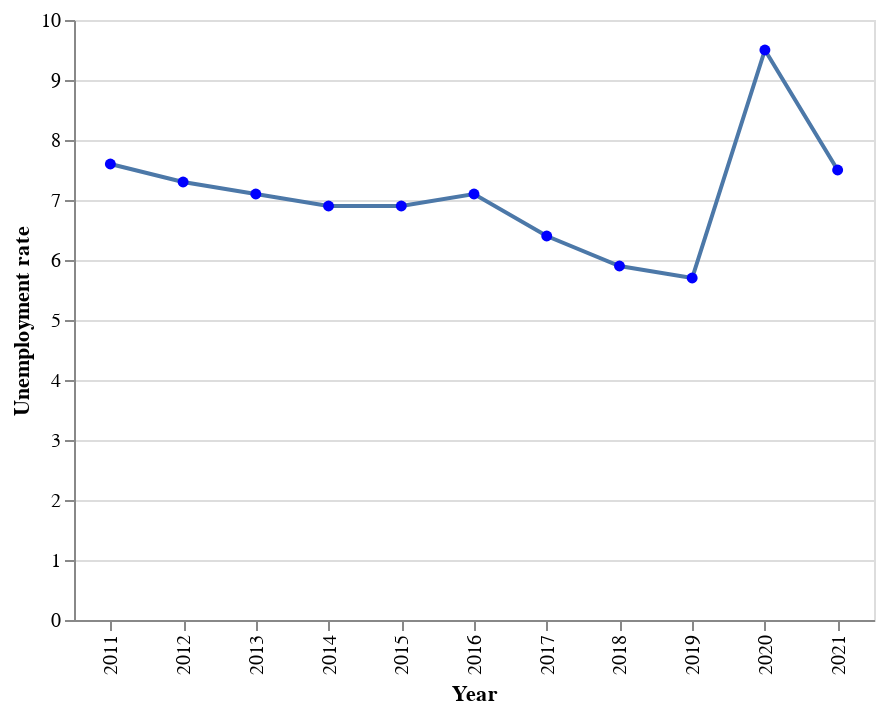

The cell this chart's notebook holds for it:
### Code cell
alt.Chart(unemploy_df).mark_line(
    point=alt.OverlayMarkDef(color="blue")
).encode(
    x='Year',
    y='Unemployment rate',
    tooltip=['Unemployment rate']
).properties(width=400, height=300)

### Figure 1 — Vega-Lite specification as saved in the notebook (floating-point values rounded to 4 significant figures)
{"config": {"view": {"continuousWidth": 400, "continuousHeight": 300}}, "data": {"name": "data-e3ce22a694a4a81f611258d4286df4d9"}, "mark": {"type": "line", "point": {"color": "blue"}}, "encoding": {"tooltip": [{"field": "Unemployment rate", "type": "quantitative"}], "x": {"field": "Year", "type": "nominal"}, "y": {"field": "Unemployment rate", "type": "quantitative"}}, "height": 300, "width": 400, "$schema": "https://vega.github.io/schema/vega-lite/v4.17.0.json", "datasets": {"data-e3ce22a694a4a81f611258d4286df4d9": [{"Year": "2011", "Unemployment rate": 7.6}, {"Year": "2012", "Unemployment rate": 7.3}, {"Year": "2013", "Unemployment rate": 7.1}, {"Year": "2014", "Unemployment rate": 6.9}, {"Year": "2015", "Unemployment rate": 6.9}, {"Year": "2016", "Unemployment rate": 7.1}, {"Year": "2017", "Unemployment rate": 6.4}, {"Year": "2018", "Unemployment rate": 5.9}, {"Year": "2019", "Unemployment rate": 5.7}, {"Year": "2020", "Unemployment rate": 9.5}, {"Year": "2021", "Unemployment rate": 7.5}]}}
